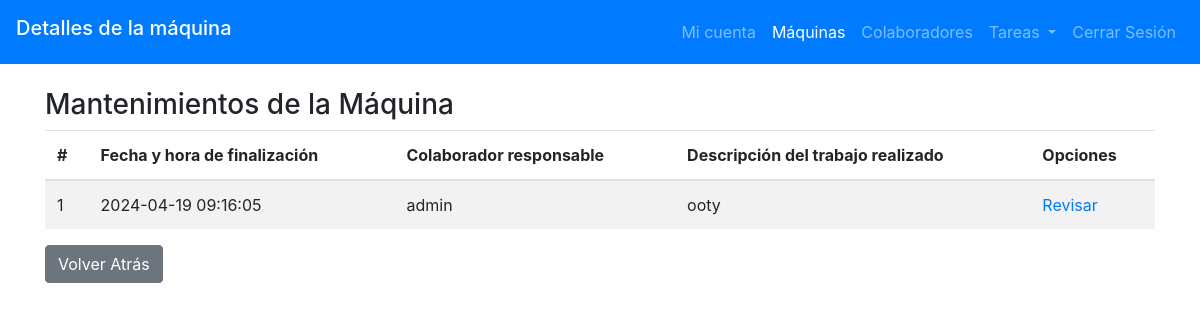
The page /page_plastInnova/maintenance_history_machine.php?machine=1 (signed in) on the database its author committed.
### tables this page shows
CREATE TABLE `collaborators` (
  `id` int(11) NOT NULL,
  `name` varchar(30) NOT NULL,
  `surname` varchar(30) NOT NULL,
  `job-title` varchar(30) NOT NULL,
  `type-user` varchar(20) NOT NULL,
  `state` varchar(15) NOT NULL,
  `profile-photo` varchar(30) NOT NULL,
  `password` varchar(30) NOT NULL
);

CREATE TABLE `tasks` (
  `id` int(20) NOT NULL,
  `state` varchar(10) NOT NULL,
  `priority` varchar(10) NOT NULL,
  `id_area` varchar(20) NOT NULL,
  `id_machine` int(11) NOT NULL,
  `id_collaborator` int(11) NOT NULL,
  `creation_task` datetime NOT NULL,
  `date_task` date DEFAULT NULL,
  `finalization_task` datetime DEFAULT NULL,
  `maintenance_type` varchar(20) DEFAULT NULL,
  `description_task` text NOT NULL,
  `job_description` text NOT NULL,
  `result_task` varchar(20) DEFAULT NULL,
  `images_job` varchar(60) NOT NULL,
  `images_task` varchar(60) NOT NULL
);

### htdocs/page_plastInnova/maintenance_history_machine.php (the view, shortened to what this page needs)
<?php
    include("php/connect.php");
    $id_machine =$_GET['machine'];
?>
<!DOCTYPE html>
<html lang="es">
<head>
    <link href="https://stackpath.bootstrapcdn.com/bootstrap/4.5.2/css/bootstrap.min.css" rel="stylesheet">
</head>
<body>
<header>
        <nav class="navbar navbar-expand-lg navbar-dark bg-primary">
            <h2 class="navbar-brand">Detalles de la máquina</h2>
            <section class="collapse navbar-collapse" id="navbarNav">
                <ul class="navbar-nav ml-auto">
                    <li class="nav-item">
                        <a class="nav-link" href="<?php echo ($_SESSION['type_user']=='admin'?"admin/personal_page_admin.php":"colab/personal_page.php")?>">Mi cuenta</a>
                    </li>
                    <li class="nav-item active">
                        <a class="nav-link" href="<?php echo ($_SESSION['type_user']=='admin'?"admin/admin_areas.php":"colab/personal_page.php")?>">Máquinas</a>
                    </li>
                    <li class="nav-item">
                            <a class="nav-link" href="<?php echo ($_SESSION['type_user']=='admin'?"admin/admin_collaborators.php":"colab/personal_page.php")?>">Colaboradores</a>
                    </li>
                    <li class="nav-item dropdown">
                        <a class="nav-link dropdown-toggle" href="#" id="navbarDropdown" role="button" data-toggle="dropdown" aria-haspopup="true" aria-expanded="false">
                            Tareas
                        </a>
                    </li>
                    <li class="nav-item">
                        <a class="nav-link" href="../php/close_sesion.php">Cerrar Sesión</a>
                    </li>
                </ul>
            </section>
        </nav>
    </header>
    <section class="container mt-4">
        <section class="row">
            <section class="col-md-12">
                <h3>Mantenimientos de la Máquina</h3>
                <table class="table table-striped">
                    <thead>
                        <tr>
                            <th>#</th>
                            <th>Fecha y hora de finalización</th>
                            <th>Colaborador responsable</th>
                            <th>Descripción del trabajo realizado</th>
                            <th>Opciones</th>
                        </tr>
                    </thead>
                    <tbody>
                        <?php
                            $query1 = "SELECT id,finalization_task, id_collaborator, job_description
                                    FROM tasks
                                    WHERE id_machine = ? AND state='completed'";
                            $stmt1 = $conn->prepare($query1);
                            $stmt1->bind_param("i", $id_machine);
                            $stmt1->execute();
                            $result1 = $stmt1->get_result();
                            if ($result1->num_rows > 0) {
                                $counter = 1;
                                while ($row1 = $result1->fetch_assoc()) {
                                    $query2 = "SELECT name, surname FROM collaborators
                                        WHERE id=?";
                                    $stmt2 = $conn->prepare($query2);
                                    $stmt2->bind_param("i", $row1['id_collaborator']);
                                    $stmt2->execute();
                                    $result2 = $stmt2->get_result();
                                    if ($result2->num_rows > 0) {
                                        while ($row2 = $result2->fetch_assoc()) {
                        ?>
                        <tr>
                            <td><?php echo $counter;?></td>
                            <td><?php echo $row1['finalization_task'];?></td>
                            <td><?php echo $row2['name']." ".$row2['surname'];?></td>
                            <td><?php echo $row1['job_description'];?></td>
                            <td>
                                <a href="<?php echo "description_job_task.php?id-task=".$row1['id']?>">Revisar</a>
                            </td>
                        </tr>
                        <?php
                                        }
                                    }else{
                                        echo "<tr><td colspan='4'>No hay collaboradores con ese identificador.</td></tr>";
                                    }
                                    $counter++;
                                }
                            } else {
                                echo "<tr><td colspan='4'>No hay registros de mantenimiento para esta máquina.</td></tr>";
                            }
                        ?>
                    </tbody>
                </table>
                <a href="javascript:history.back()" class="btn btn-secondary">Volver Atrás</a>
            </section>
        </section>
    </section>
</body>
</html>

### rows shown on the page
tasks: finalization_task "2024-04-19 09:16:05", job_description "ooty"
collaborators: name "admin"
